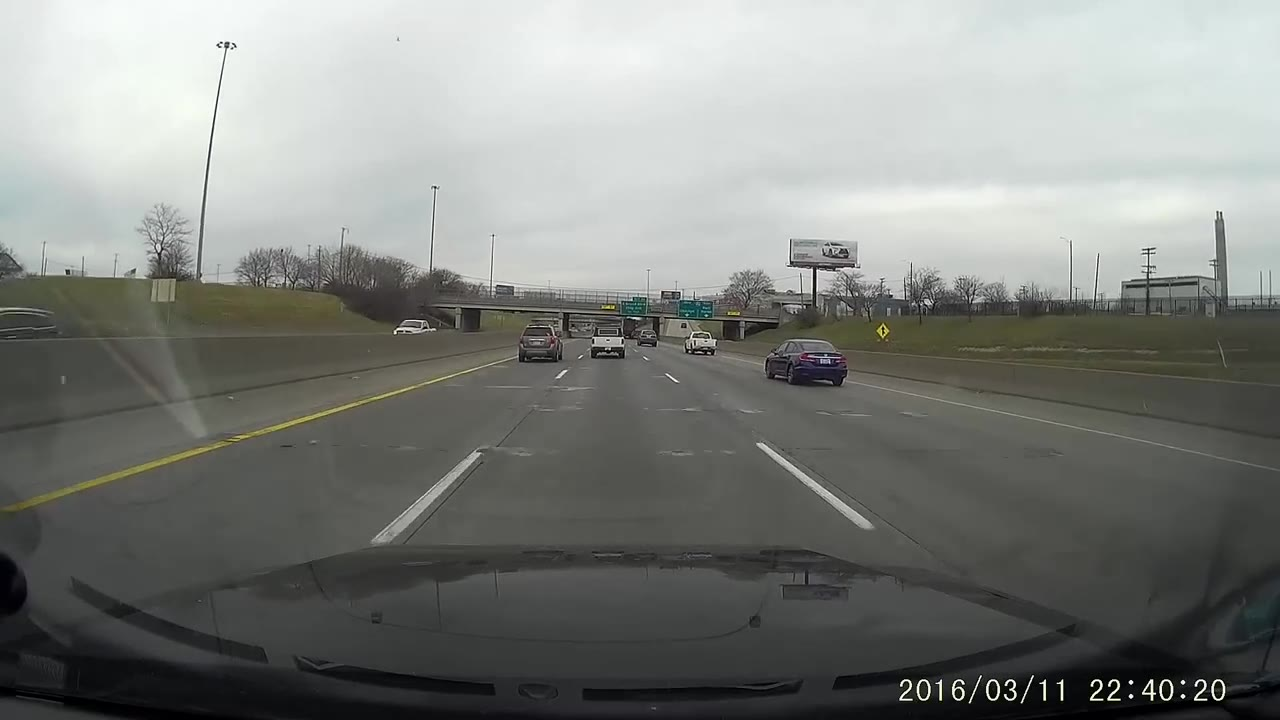
#> input picture Python backup/dataset/v1_0005.jpg, 1280 x 720 px, found by its file name; its folder holds only this picture in this run
$ python traincar.py
#> lines starting #> are read from the running program, lines starting #| are printed output that depends on the picture
# -------------------------- TRAINER FOR ALL THE ALGORITHMS IN FACE RECOGNITION -------------------------------------------
# ---------------------------------- BY LAHIRU DINALANKARA AKA SPIKE ------------------------------------------------------

import os                                               # importing the OS for path
import cv2                                              # importing the OpenCV library
import numpy as np                                      # importing Numpy library
from PIL import Image                                   # importing Image library

EigenFace = cv2.face.EigenFaceRecognizer_create(15)      # creating EIGEN FACE RECOGNISER
FisherFace = cv2.face.FisherFaceRecognizer_create(2)     # Create FISHER FACE RECOGNISER
LBPHFace = cv2.face.LBPHFaceRecognizer_create(1, 1, 7,7) # Create LBPH FACE RECOGNISER

path = 'dataSet'                                        # path to the photos
def getImageWithID (path):
#> called with path = 'dataSet'
    imagePaths = [os.path.join(path, f) for f in os.listdir(path)]
    FaceList = []
    IDs = []
    for imagePath in imagePaths:
        faceImage = Image.open(imagePath).convert('L')  # Open image and convert to gray
        faceImage = faceImage.resize((110,110))         # resize the image so the EIGEN recogniser can be trained
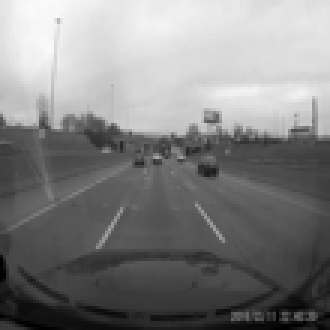
#> faceImage: PIL image 110x110 L (shown 3 times larger); min 0, max 250, mean 129.4
        faceNP = np.array(faceImage, 'uint8')           # convert the image to Numpy array
#> (the run stopped early here; a loop or call above may not have finished)

$ run again, on Python backup/dataset/v2_0010.jpg
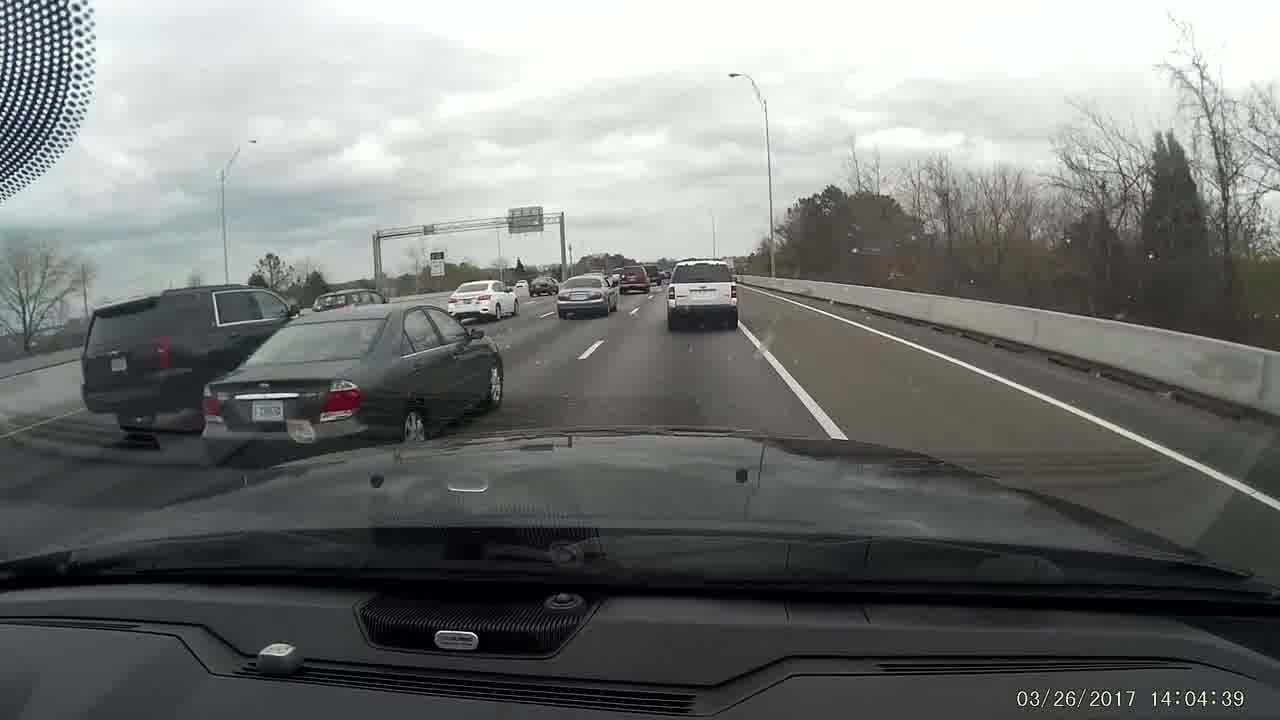
#> input picture Python backup/dataset/v2_0010.jpg, 1280 x 720 px, found by its file name
#> in getImageWithID, `faceImage = faceImage.resize((110,110))`:
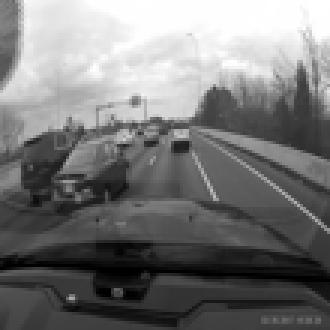
#> faceImage: PIL image 110x110 L (shown 3 times larger); min 0, max 255, mean 119.2

$ run again, on Python backup/dataset/v2_0019.jpg
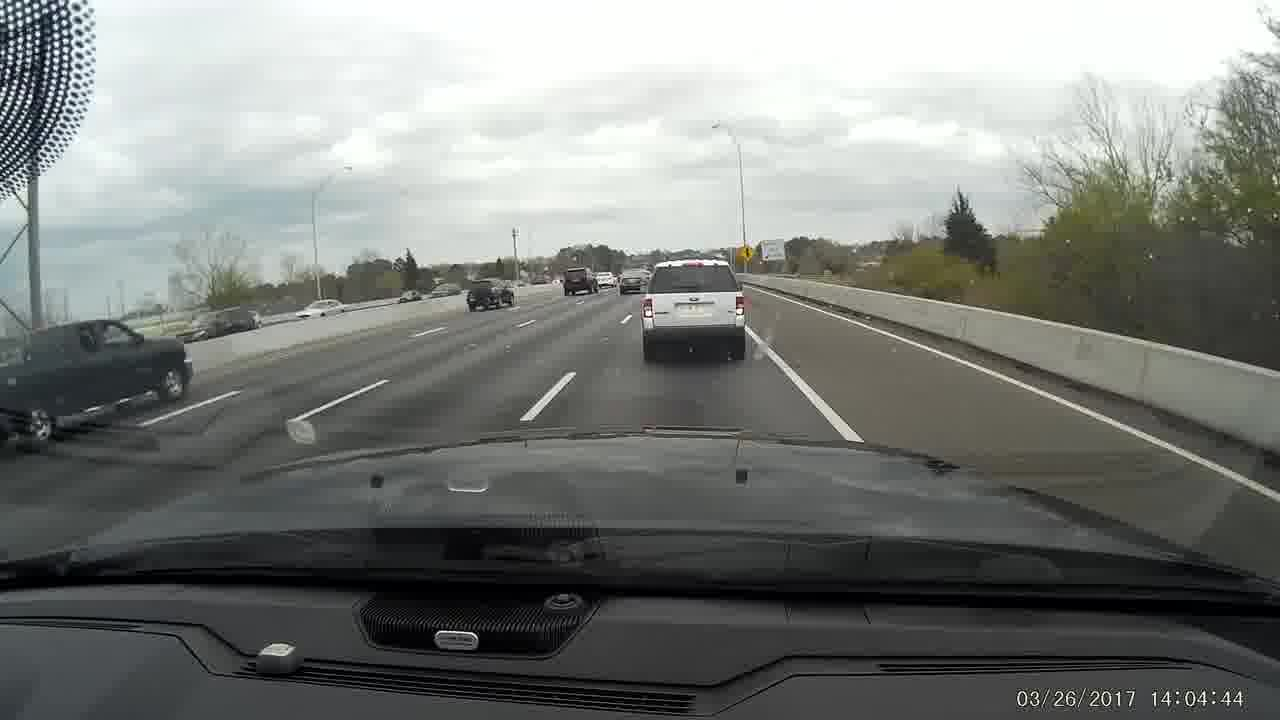
#> input picture Python backup/dataset/v2_0019.jpg, 1280 x 720 px, found by its file name
#> in getImageWithID, `faceImage = faceImage.resize((110,110))`:
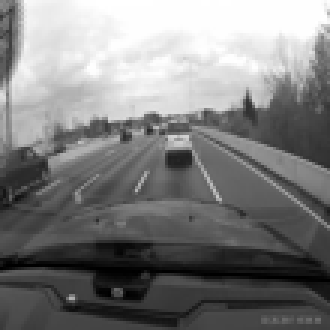
#> faceImage: PIL image 110x110 L (shown 3 times larger); min 0, max 255, mean 125.4

$ run again, on Python backup/dataset/v1_0014.jpg
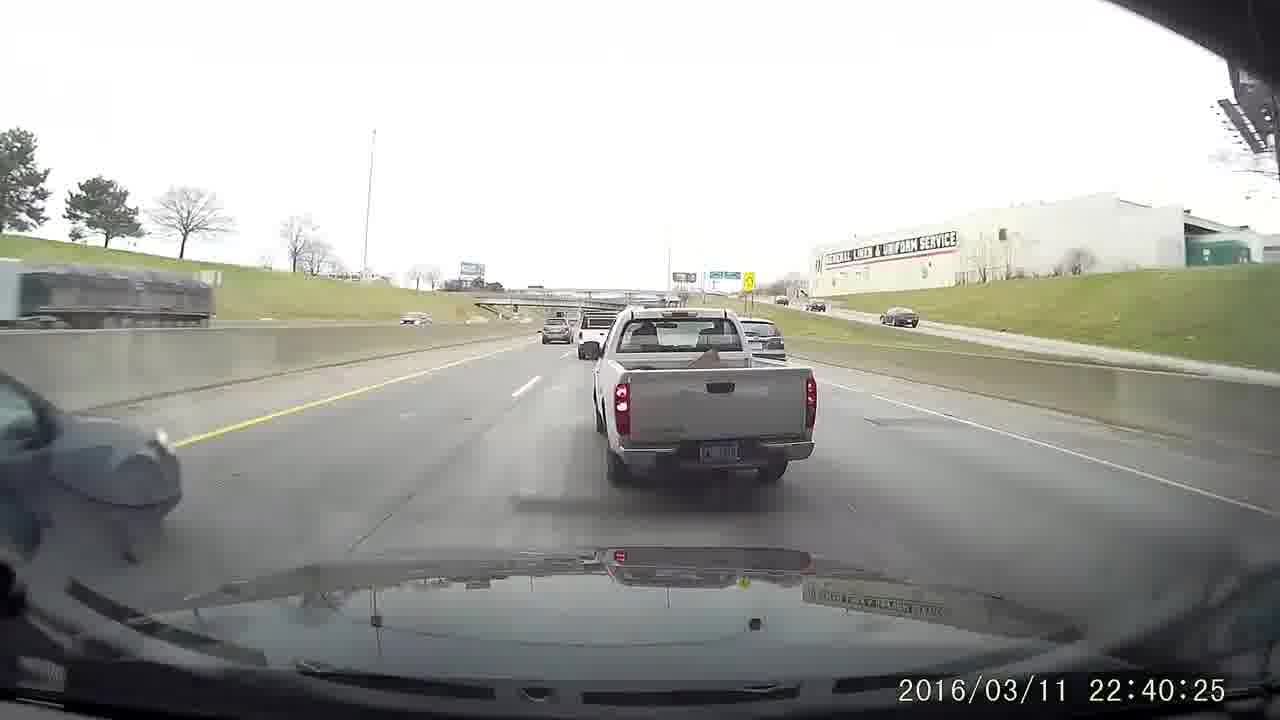
#> input picture Python backup/dataset/v1_0014.jpg, 1280 x 720 px, found by its file name
#> in getImageWithID, `faceImage = Image.open(imagePath).convert('L')`:
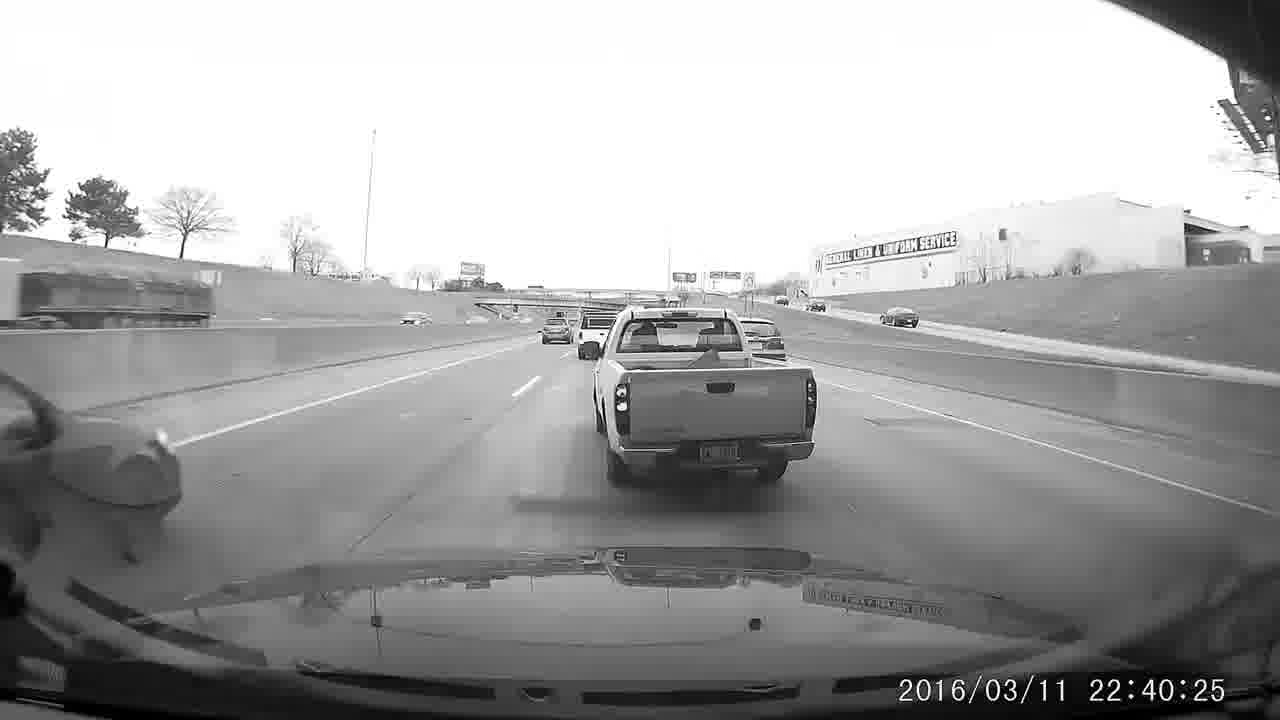
#> faceImage: PIL image 1280x720 L; min 0, max 255, mean 165
#> in getImageWithID, `faceImage = faceImage.resize((110,110))`:
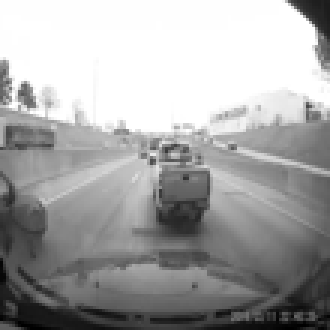
#> faceImage: PIL image 110x110 L (shown 3 times larger); min 0, max 255, mean 164.9
